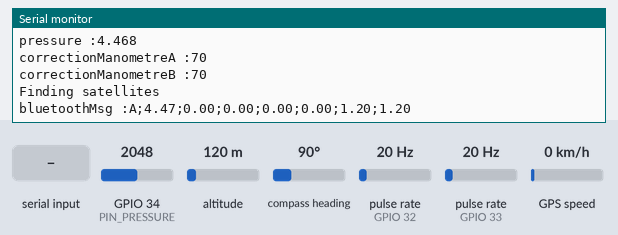
This sketch was run on a simulated ESP32. Shown: the last lines printed to the serial monitor. Wiring (inferred from the names in the program): 2 × pulse sensor: data GPIO 32 / data GPIO 33. The test bench sets the inputs (shaded band); at power-on: altitude 120 m, pulse rate (sensors on GPIO 32, GPIO 33) 20 Hz, GPIO 34 (PIN_PRESSURE) = 2048, compass heading 90°, GPS speed 0 km/h. EEPROM starts erased; the GPS gets a fix after 3 s at 37.7749, -122.4194 with 8 satellites; nothing arrives over Bluetooth unless stated.

Above: at 1.2 s.
1.3 s: "cns:1\n" received over the second serial link
At 1.7 s:
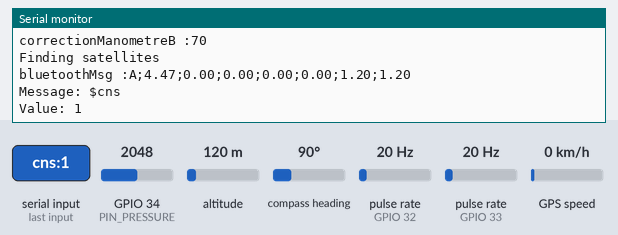
2.8 s: altitude set to 20 m
At 3.8 s:
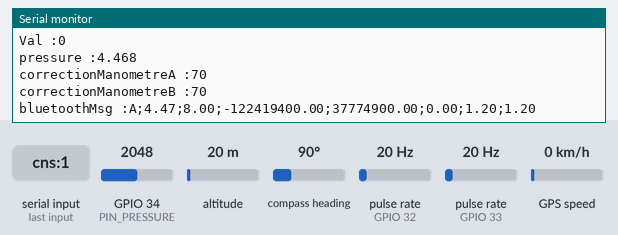
8.1 s: pulse rate (sensor on GPIO 32) set to 4 Hz
9.6 s: "cns:150\n" received over the second serial link
At 9.86 s:
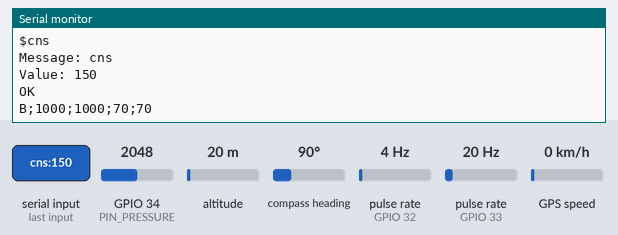
11.1 s: pulse rate (sensor on GPIO 33) set to 4 Hz
At 11.8 s:
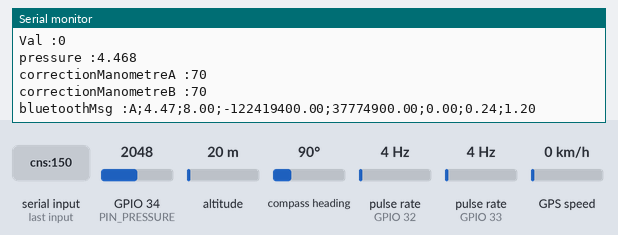
12.6 s: "gauche:1\n" received over the second serial link
At 13.5 s:
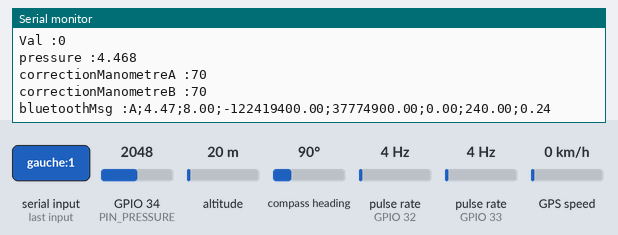
Timing chart, 0 to 15.1 s (numbered marks = the images above; inputs shaded):
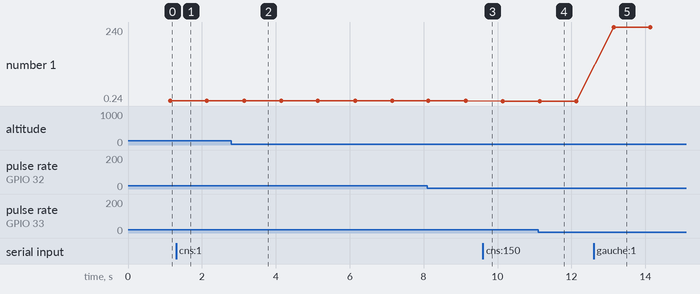

Measured:
- after the input at 1.3 s, the serial monitor: prints a new line at once (image 1)
- after the input at 9.6 s, the serial monitor: prints a new line at once (image 3)
- after the input at 12.6 s, the serial monitor: prints a new line at once (image 5)
- plotted number 1: 1.2 → 0.36 after the input at 8.1 s, 0.24 → 240 after the input at 12.6 s

The sketch:

DebitdouilleV2.ino
```cpp
#include "BluetoothSerial.h"
#include "Arduino.h"
#include <algorithm>
#include <Wire.h>
#include <TinyGPS++.h>
#include <Preferences.h>

HardwareSerial neogps(1);
Preferences preferences;

TinyGPSPlus gps;

// pin connexions
#define PIN_PRESSURE 34

//GPS pins
#define RXD2 16
#define TXD2 17

unsigned long startMillis;
unsigned long currentMillis;
const unsigned long period = 1000;
unsigned long startMillisPressure;
unsigned long currentMillisPressure;
const unsigned long periodPressure = 20;
String  bluetoothMsg = "";  //Message sent through Bluetooth
String messageRecu;
unsigned int valeurRecue;

//#define USE_PIN // Uncomment this to use PIN during pairing. The pin is specified on the line below
const char *pin = "1234"; // Change this to more secure PIN.

String device_name = "S21";

int calib = 415;

// Flowmeter
const byte debitmetreG = 32; // broche utilisée pour déclencher l'interruption du debitmètre 1
const byte debitmetreD = 33; // broche utilisée pour déclencher l'interruption du debitmètre 1
volatile long nbPulseG = 0;  // compteur d'impulsions débitmètre 1
volatile long nbPulseD = 0;  // compteur d'impulsions débitmètre 2
byte pulsesG;
byte pulsesD;
long NombreDimpulsionsG = 0;
long NombreDimpulsionsD = 0;
float debitG;
float debitD;
unsigned long timer;
int NbImpulsionsDebitmetreG = 1000;  //Pulses debitmetre gauche
int NbImpulsionsDebitmetreD = 1000;  //Pulses debitmetre droit
int correctionManometreA = 70;  //Correction manometreA (coeff)
int correctionManometreB = 70;  //Correction manometre (constante)

unsigned int constDebG;
unsigned int constDebD;
unsigned int constManA;
unsigned int constManB;

const int n = 20; // Nombre de valeurs à prendre en compte
int mesures[n];   // Tableau pour stocker les mesures
int ind = 0;    // Indice actuel dans le tableau

// variables for sensor
int val, prescbar;
float pressure, voltage, sat, lon, llat, sspeed;

char receivedChars[32];  // Variable to store the received data
char message[16];        // Variable to store the part before the ':'
char value[16];          // Variable to store the part after the ':'

bool newData = false;

#if !defined(CONFIG_BT_ENABLED) || !defined(CONFIG_BLUEDROID_ENABLED)
#error Bluetooth is not enabled! Please run `make menuconfig` to and enable it
#endif

#if !defined(CONFIG_BT_SPP_ENABLED)
#error Serial Bluetooth not available or not enabled. It is only available for the ESP32 chip.
#endif

BluetoothSerial SerialBT;

void ICACHE_RAM_ATTR comptageG() {  // incremente nbPulse1 à chaque interruption
  nbPulseG++;
}
void ICACHE_RAM_ATTR comptageD() {  // incremente nbPulse1 à chaque interruption
  nbPulseD++;
}

void setup() {
  Serial.begin(115200);
  neogps.begin(9600, SERIAL_8N1, RXD2, TXD2);
  SerialBT.begin(device_name); //Bluetooth device name
  Serial.printf("The device with name \"%s\" is started.\nNow you can pair it with Bluetooth!\n", device_name.c_str());
  //Serial.printf("The device with name \"%s\" and MAC address %s is started.\nNow you can pair it with Bluetooth!\n", device_name.c_str(), SerialBT.getMacString()); // Use this after the MAC method is implemented
  #ifdef USE_PIN
    SerialBT.setPin(pin);
    Serial.println("Using PIN");
  #endif

  // Broche du débitmètre en INPUT_PULLUP
  pinMode(debitmetreG, INPUT_PULLUP);
  pinMode(debitmetreD, INPUT_PULLUP);
  // Mettre la broche du débimetre en interrupt, assignation de la fonction comptage et réglage en RISING
  attachInterrupt(digitalPinToInterrupt(debitmetreG), comptageG, RISING);  // a chaque interruption lance comptageG
  attachInterrupt(digitalPinToInterrupt(debitmetreD), comptageD, RISING);  // a chaque interruption lance comptageD

  //Récupération des constantes et stockage
  preferences.begin("constantes", false);
  constDebG = preferences.getUInt("constDebG", 0);
  constDebD = preferences.getUInt("constDebD", 0);
  constManA = preferences.getUInt("constManA", 0);
  constManB = preferences.getUInt("constManB", 0);

  preferences.end();
  if (constDebG != 0) {
    NbImpulsionsDebitmetreG = constDebG;
  }
  if (constDebD != 0) {
    NbImpulsionsDebitmetreD = constDebD;
  }
  if (constManA != 0) {
    correctionManometreA = constManA;
  }
  if (constManB != 0) {
    correctionManometreB = constManB;
  }
}

void loop() {
currentMillis = millis();
if(currentMillis - startMillis >= period) // Calcule et envoie toutes les 1 secondes environ
  {
    // Désactive les interruptions
    noInterrupts();
    // Récupère les valeurs pour le calcul
    pulsesG = nbPulseG;
    nbPulseG = 0;
    pulsesD = nbPulseD;
    nbPulseD = 0;
    // Réactive les interruptions
    interrupts();

    // L/min
    debitG = 60000.0 / (currentMillis - startMillis) * pulsesG / NbImpulsionsDebitmetreG;
    debitD = 60000.0 / (currentMillis - startMillis) * pulsesD / NbImpulsionsDebitmetreD;

    unsigned long tempsPasse = currentMillis - startMillis;

        // Remplissage du tableau pression
    while (ind < n) {
      mesures[ind] = analogRead(PIN_PRESSURE); // Lecture de la valeur du capteur

      // Calcul de la médiane et de la moyenne
      int mediane = calculerMedian();
      float moyenneFiltree = calculerMoyenneSansOutliers();

      pressure = (((((mediane-calib)*2.400/4096.000)*4)-(correctionManometreB/100.000)) / (correctionManometreA/100.000));

      Serial.print("Val :");
      Serial.println(val);
      Serial.print("pressure :");
      Serial.println(pressure,3);
      Serial.print("correctionManometreA :");
      Serial.println(correctionManometreA);
      Serial.print("correctionManometreB :");
      Serial.println(correctionManometreB);

      ind++; // Incrémentez l'indice
    }

    // Réinitialisation pour la prochaine série de mesures
    ind = 0;

    while (neogps.available())
    {
      gps.encode(neogps.read());
    }

    if (gps.location.isValid() == 1){
//      Serial.print("Sats : ");
//      Serial.println(gps.satellites.value());
      sat = gps.satellites.value();
//      Serial.print("lon : ");
//      Serial.println(gps.location.lng(),6);
      lon = gps.location.lng()*1000000;
//      Serial.print("lat : ");
//      Serial.println(gps.location.lat(),6);
      llat = gps.location.lat()*1000000;
//      Serial.print("vitessse : ");
//      Serial.println(gps.speed.kmph());
      sspeed = gps.speed.kmph();
//      Serial.print("Altitude : ");
//      Serial.println(gps.altitude.meters(), 0);
    }else{
      Serial.println("Finding satellites");
    }
    bluetoothMsg = "A;" + String(pressure) + ";" + String(sat) + ";" + String(lon) + ";" + String(llat) + ";" + String(sspeed) + ";" + String(debitG) + ";" + String(debitD);
    SerialBT.println(bluetoothMsg);
    Serial.print("bluetoothMsg :");
    Serial.println(bluetoothMsg);
    startMillis = currentMillis;
  }

  recvWithEndMarker();
  if (newData) {
    Serial.println(messageRecu);
    parseData();
    newData = false;
  }
  // Read received messages
  if (messageRecu == "cns") {
    Serial.println("OK");
    //Récupération des constantes et envoie en bluetooth
    preferences.begin("constantes", false);
    constDebG = preferences.getUInt("constDebG", 0);
    constDebD = preferences.getUInt("constDebD", 0);
    constManA = preferences.getUInt("constManA", 0);
    constManB = preferences.getUInt("constManB", 0);

    preferences.end();
    if (constDebG != 0) {
      NbImpulsionsDebitmetreG = constDebG;
    }
    if (constDebD != 0) {
      NbImpulsionsDebitmetreD = constDebD;
    }
    if (constManA) {
      correctionManometreA = constManA;
    }
    if (constManB) {
      correctionManometreB = constManB;
    }
    bluetoothMsg = "B;" + String(NbImpulsionsDebitmetreG) + ";" + String(NbImpulsionsDebitmetreD) + ";" + String(correctionManometreA) + ";" + String(correctionManometreB);
    SerialBT.println(bluetoothMsg);
    Serial.println(bluetoothMsg);
//    Serial.println(messageRecu);
    messageRecu = "";
//    Serial.println(messageRecu);
  }
  if (messageRecu == "gauche") {
    Serial.println(valeurRecue);
    //Ecriture de la constante gauche
    preferences.begin("constantes", false);
    preferences.putUInt("constDebG", valeurRecue);
    preferences.end();
    messageRecu = "cns";
  }
  if (messageRecu == "droit") {
    Serial.println(valeurRecue);
    //Ecriture de la constante gauche
    preferences.begin("constantes", false);
    preferences.putUInt("constDebD", valeurRecue);
    preferences.end();
    messageRecu = "cns";
  }
  if (messageRecu == "manoA") {
    Serial.println(valeurRecue);
    //Ecriture de la constante gauche
    preferences.begin("constantes", false);
    preferences.putUInt("constManA", valeurRecue);
    preferences.end();
    messageRecu = "cns";
  }
  if (messageRecu == "manoB") {
    Serial.println(valeurRecue);
    //Ecriture de la constante gauche
    preferences.begin("constantes", false);
    preferences.putUInt("constManB", valeurRecue);
    preferences.end();
    messageRecu = "cns";
  }
}

// Fonction pour calculer la médiane
int calculerMedian() {
  int valeursTriees[n];
  memcpy(valeursTriees, mesures, sizeof(mesures));
  std::sort(valeursTriees, valeursTriees + n);
  return valeursTriees[n / 2];
}

// Fonction pour calculer la moyenne sans les outliers
float calculerMoyenneSansOutliers() {
  int mediane = calculerMedian();
  int somme = 0;
  int nombreDeValeurs = 0;
  for (int i = 0; i < n; i++) {
    if (abs(mesures[i] - mediane) <= 2) {
      somme += mesures[i];
      nombreDeValeurs++;
    }
  }
  return somme / (float)nombreDeValeurs;
}

// Function to receive data with an end marker
void recvWithEndMarker() {
  static byte ndx = 0;
  char endMarker = '\n';
  char rc;

  while (SerialBT.available() > 0 && newData == false) {
    rc = SerialBT.read();

    if (rc != endMarker) {
      receivedChars[ndx] = rc;
      ndx++;
      if (ndx >= sizeof(receivedChars) - 1) {
        ndx = sizeof(receivedChars) - 1;
      }
    } else {
      receivedChars[ndx] = '\0'; // terminate the string
      ndx = 0;
      newData = true;
    }
  }
}

// Function to parse the received data
void parseData() {
  char * strtokIndx; // this is used by strtok() as an index

  strtokIndx = strtok(receivedChars, ":"); // get the first part - the message
  strcpy(message, strtokIndx); // copy it to message variable

  strtokIndx = strtok(NULL, ":"); // get the second part - the value
  strcpy(value, strtokIndx); // copy it to value variable
  messageRecu = message;
  valeurRecue = atoi(value);
  // Now you can use the 'message' and 'value' variables
  Serial.print("Message: ");
  Serial.println(messageRecu);
  Serial.print("Value: ");
  Serial.println(valeurRecue);
}
```
